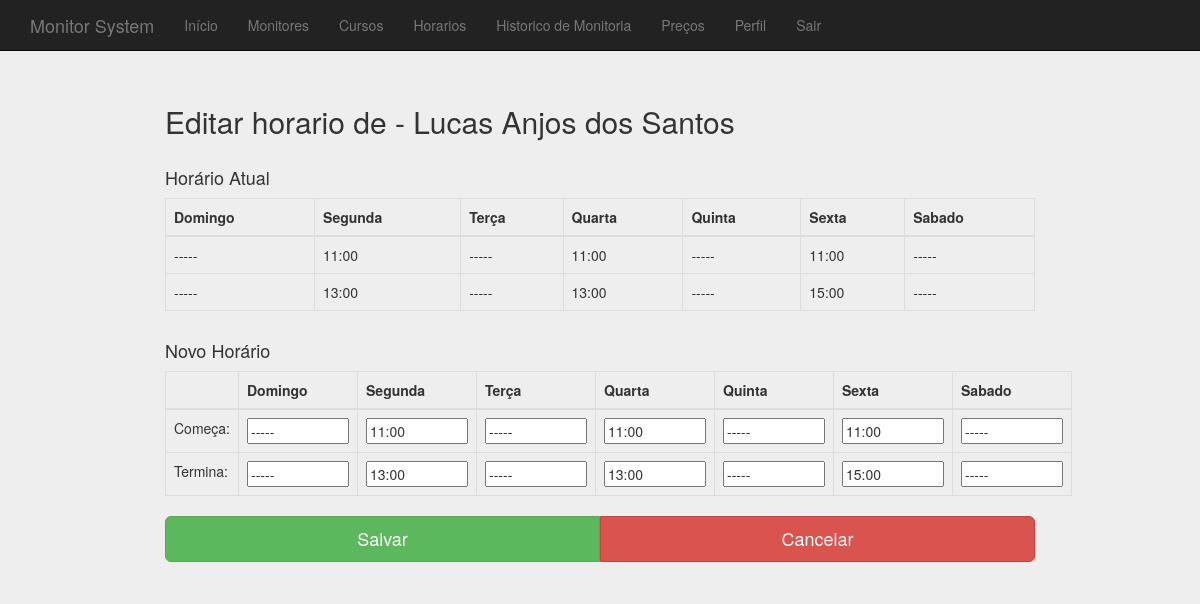
/pages/edit-schedule.php?id=1 (signed in), run on the app's committed database.
### tables this page shows
CREATE TABLE IF NOT EXISTS `schedule` (
  `user_id` int(5) NOT NULL,
  `id` int(5) NOT NULL AUTO_INCREMENT,
  PRIMARY KEY (`id`)
);

CREATE TABLE IF NOT EXISTS `user` (
  `name` varchar(255) NOT NULL,
  `address` varchar(255) NOT NULL,
  `phone` varchar(15) NOT NULL,
  `cpf` varchar(15) NOT NULL,
  `rg` varchar(10) NOT NULL,
  `ra` varchar(255) NOT NULL,
  `account` varchar(30) NOT NULL,
  `id` int(5) NOT NULL AUTO_INCREMENT,
  `age` date NOT NULL,
  `email` varchar(255) NOT NULL,
  PRIMARY KEY (`id`)
);

CREATE TABLE IF NOT EXISTS `hour` (
  `week_day` varchar(15) NOT NULL,
  `start` varchar(255) NOT NULL,
  `end` varchar(255) NOT NULL,
  `id` int(5) NOT NULL AUTO_INCREMENT,
  `schedule_id` int(11) NOT NULL,
  PRIMARY KEY (`id`)
);

### codes/database.php (called while the page is built, shortened)
<?php
  function connect()
  {
    return mysqli_connect("localhost","root", "", "m-system");
  }
  function first_of_row($query)
  {
    $mysqli = connect();
    $result = $mysqli->query($query);
    while($row = $result->fetch_array())
    {
      $rows[] = $row;
    }
    if (isset($rows)){
      return $rows[0];
    }else{
      return array();
    }
  }
  function value_of_first_row($query, $value)
  {
    $mysqli = connect();
    $result = $mysqli->query($query);
    while($row = $result->fetch_array())
    {
      $rows[] = $row;
    }
    if (isset($rows)){
      return $rows[0][$value];
    }else{
      return '';
    }
  }
  function all_rows($table, $clause='')
  {
    $mysqli = connect();
    $result = $mysqli->query("SELECT * FROM $table $clause");
    while($row = $result->fetch_array())
    {
      $rows[] = $row;
    }
    return isset($rows) ? $rows : array();
  }
  function user_by_id($id)
  {
    return first_of_row("SELECT * FROM user WHERE id='$id'");
  }
  function scheduleid_by_userid($id)
  {
    return value_of_first_row("SELECT id FROM schedule WHERE user_id='$id'", 'id');
  }
  function user_by_scheduleid($id)
  {
    return value_of_first_row("SELECT user_id FROM schedule WHERE id='$id'", 'user_id');
  }
  function all_hours_by_scheduleid($id)
  {
    return all_rows('hour', "WHERE schedule_id='$id' ORDER BY id ASC");
  }
  function day_of_schedule($day, $schedule_id)
  {
    return first_of_row("SELECT * FROM hour WHERE schedule_id='$schedule_id' AND week_day='$day'");
  }
?>

### pages/edit-schedule.php (the view, shortened to what this page needs)
<!DOCTYPE html>
<html lang="en">
  <head>
    <link href="../css/index.css" rel="stylesheet">
    <?php
      $schedule_id =  $_GET["id"];
      $schedule = all_hours_by_scheduleid(scheduleid_by_userid($schedule_id));
      $user = user_by_id(user_by_scheduleid($schedule_id));
    ?>
  </head>
  <body>
    <?php include('../templates/nav.php'); ?>
    <div class="container">
      <form action="../codes/edit-schedule.php" method="POST" class="form-signup" role="form">
         <h2 class="form-schedule">Editar horario de - <?php echo $user['name']; ?></h2>
         <h4>Horário Atual</h4>
         <table class="table table-bordered">
            <thead>
              <tr>
                <th>Domingo</th>
                <th>Segunda</th>
                <th>Terça</th>
                <th>Quarta</th>
                <th>Quinta</th>
                <th>Sexta</th>
                <th>Sabado</th>
              </tr>
            </thead>
            <tbody>
              <tr>
              <?php
                if ($schedule != ''){
                  foreach($schedule as $row)
                  {
                    echo  "<td>". $row['start'] ."</td>";
                  }
                }else{
                  echo "<h4>Nenhum horario encontrado.</h4>";
                }
              ?>
              </tr>
              <tr>
              <?php
                if ($schedule != ''){
                  foreach($schedule as $row)
                  {
                    echo  "<td>". $row['end'] ."</td>";
                  }
                }
              ?>
              </tr>
            </tbody>
         </table>
        <h4 class="edit-schedule">Novo Horário</h4>
          <form action="../codes/edit-schedule.php" method="POST" class="form-signup" role="form">
           <div class="week-hour">
            <table class="table table-bordered">
              <thead>
                <tr>
                  <th></th>
                  <th>Domingo</th>
                  <th>Segunda</th>
                  <th>Terça</th>
                  <th>Quarta</th>
                  <th>Quinta</th>
                  <th>Sexta</th>
                  <th>Sabado</th>
                </tr>
              </thead>
              <tbody>
                <tr>
                  <td>Começa:</td>
                  <?php
                    $sunday = day_of_schedule('sunday', $schedule_id );
                    $monday = day_of_schedule('monday', $schedule_id );
                    $tuesday = day_of_schedule('tuesday', $schedule_id );
                    $wednesday = day_of_schedule('wednesday', $schedule_id );
                    $thursday = day_of_schedule('thursday', $schedule_id );
                    $friday = day_of_schedule('friday', $schedule_id );
                    $saturday = day_of_schedule('saturday', $schedule_id );
                  ?>
                  <td><input type="text" name="s_sunday"    size="10px" value=<?php echo $sunday['start']; ?> /></td>
                  <td><input type="text" name="s_monday"    size="10px" value=<?php echo $monday['start']; ?>  /></td>
                  <td><input type="text" name="s_tuesday"   size="10px" value=<?php echo $tuesday['start']; ?>  /></td>
                  <td><input type="text" name="s_wednesday" size="10px" value=<?php echo $wednesday['start']; ?>  /></td>
                  <td><input type="text" name="s_thursday"  size="10px" value=<?php echo $thursday['start']; ?>  /></td>
                  <td><input type="text" name="s_friday"    size="10px" value=<?php echo $friday['start']; ?>  /></td>
                  <td><input type="text" name="s_saturday"  size="10px" value=<?php echo $saturday['start']; ?>  /></td>
                </tr>
                <tr>
                  <td>Termina:</td>
                  <td><input type="text" name="e_sunday"    size="10px" value=<?php echo $sunday['end']; ?> /></td>
                  <td><input type="text" name="e_monday"    size="10px" value=<?php echo $monday['end']; ?> /></td>
                  <td><input type="text" name="e_tuesday"   size="10px" value=<?php echo $tuesday['end']; ?> /></td>
                  <td><input type="text" name="e_wednesday" size="10px" value=<?php echo $wednesday['end']; ?> /></td>
                  <td><input type="text" name="e_thursday"  size="10px" value=<?php echo $thursday['end']; ?> /></td>
                  <td><input type="text" name="e_friday"    size="10px" value=<?php echo $friday['end']; ?> /></td>
                  <td><input type="text" name="e_saturday"  size="10px" value=<?php echo $saturday['end']; ?> /></td>
                </tr>
              </tbody>
            </table>
           </div>
        <div class="btn-group btn-group-justified">
          <div class="btn-group">
            <button type="submit" class="btn btn-lg btn-success">Salvar</button>
          </div>
          <div class="btn-group">
            <a type="button" href="monitors.php" class="btn btn-lg btn-danger">Cancelar</a>
          </div>
        </div>
      </form>
    </div>
  </body>
</html>

### css/register.css (style rules this page uses)
body { padding-top: 40px; padding-bottom: 40px; background-color: #eee; }
.form-signup { max-width: 900px; padding: 15px; margin: 0 auto; }
.form-signup-heading, { margin-bottom: 10px; }

### css/nav.css (style rules this page uses)
body { padding-top: 70px; padding-bottom: 50px; background-color: #eee; }

### css/profile.css (style rules this page uses)
.profile h2, h3, a { margin: 0; padding: 8px 5px 5px 5px; }
.form-schedule, .form-course { margin-bottom: 30px; }
.edit-schedule { margin-top: 30px; }

### data on the page
schedule: user.name "Lucas Anjos dos Santos"
hour: start "-----", end "-----", s_sunday "-----", e_sunday "-----"
hour: start "11:00", end "13:00", s_monday "11:00", e_monday "13:00"
hour: start "-----", end "-----", s_tuesday "-----", e_tuesday "-----"
hour: start "11:00", end "13:00", s_wednesday "11:00", e_wednesday "13:00"
hour: start "-----", end "-----", s_thursday "-----", e_thursday "-----"
hour: start "11:00", end "15:00", s_friday "11:00", e_friday "15:00"
hour: start "-----", end "-----", s_saturday "-----", e_saturday "-----"
